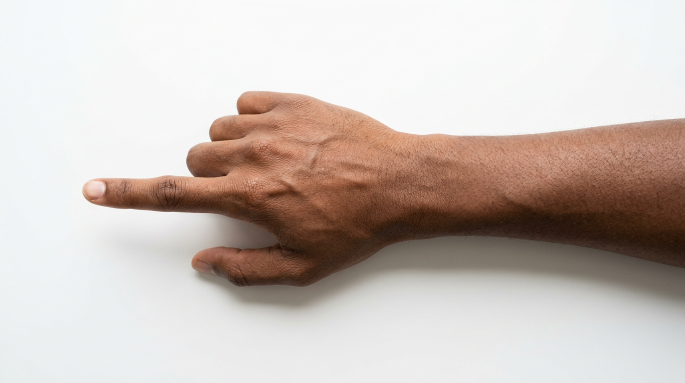
#> input picture tools/hands_src/point2.png, 685 x 383 px, given as the content of the folder fr, which was not available
$ python track_gen.py 5
#> lines starting #> are read from the running program, lines starting #| are printed output that depends on the picture; after the words box and inside, x2 and y2 are one past the last pixel; in counts of white or black regions, pixels touching at a corner belong together
#> further down, im is the input picture: shape (383, 685, 3); mean B, G, R 186.8, 193, 204.1
"""Camera/shirt tracking for blank-shirt videos (no print to follow).
Usage (in a folder with fr/NNN.png, 720x1280):  python3 track_gen.py [REF_FRAME]
Sequential SIFT + ECC between neighbouring frames (skin/hands masked out), accumulated into
M[k] = homography ref->frame k.  Writes track_raw.json (H per frame, 9 floats, frame k = M[k]) and skins.npy."""
import cv2,numpy as np,glob,json,sys
fs=sorted(glob.glob('fr/*.png'));N=len(fs)
def skin(im):
    ycc=cv2.cvtColor(im,cv2.COLOR_BGR2YCrCb);hsv=cv2.cvtColor(im,cv2.COLOR_BGR2HSV)
#> after `ycc = cv2.cvtColor(im, cv2.COLOR_BGR2YCrCb)`: ycc: shape (383, 685, 3); mean of channels 0, 1, 2 195.6, 134.1, 123.1
#> after `hsv = cv2.cvtColor(im, cv2.COLOR_BGR2HSV)`: hsv: shape (383, 685, 3); mean H, S, V 43.5, 38.4, 205.3
    m=((ycc[...,1]>135)&(ycc[...,1]<185)&(ycc[...,2]>80)&(ycc[...,2]<135)&(hsv[...,1]>35)&(hsv[...,2]>70)).astype(np.uint8)
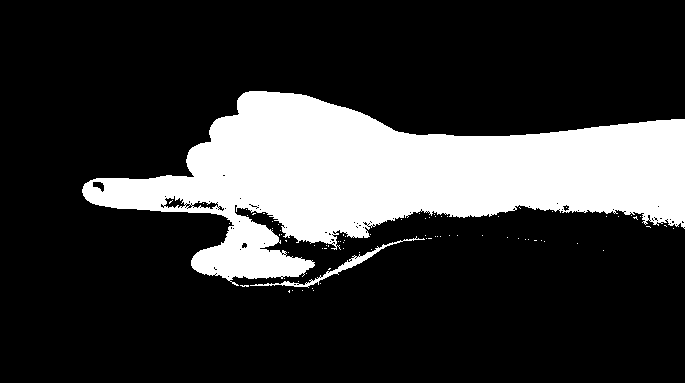
#> m: shape (383, 685); values 0 (black) and 1 (white), 21.5% white; 81 white regions (79 under 20 px), largest, box (x1, y1, x2, y2) and area: (82, 91, 685, 286) 55587, (250, 236, 425, 288) 643
    m=cv2.morphologyEx(m,cv2.MORPH_OPEN,np.ones((3,3),np.uint8));m=cv2.morphologyEx(m,cv2.MORPH_CLOSE,np.ones((9,9),np.uint8))
#> after `m = cv2.morphologyEx(m, cv2.MORPH_OPEN, np.ones((3, 3), np.uint8))`:
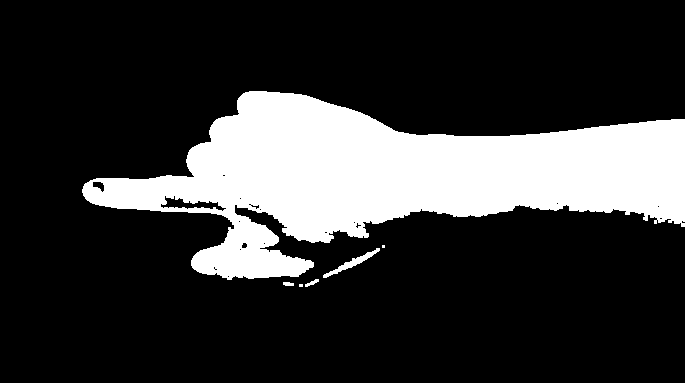
#> m: shape (383, 685); values 0 (black) and 1 (white), 21.1% white; 6 white regions (2 under 20 px), largest, box (x1, y1, x2, y2) and area: (82, 91, 685, 280) 55021, (323, 248, 380, 278) 319, (305, 279, 319, 287) 49, (283, 282, 294, 286) 38
#> after `m = cv2.morphologyEx(m, cv2.MORPH_CLOSE, np.ones((9, 9), np.uint8))`:
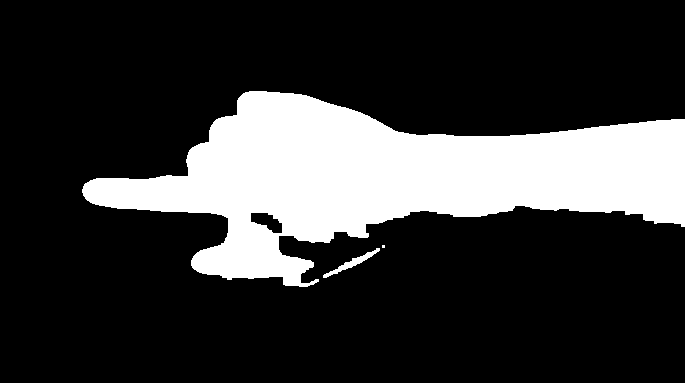
#> m: shape (383, 685); values 0 (black) and 1 (white), 21.6% white; 3 white regions (1 under 20 px), largest, box (x1, y1, x2, y2) and area: (82, 91, 685, 287) 56310, (323, 248, 380, 278) 320
    return m
clahe=cv2.createCLAHE(8,(8,8))
G=[];SK=[]
for f in fs:
    im=cv2.imread(f);G.append(clahe.apply(cv2.cvtColor(im,cv2.COLOR_BGR2GRAY)));SK.append(skin(im))
sift=cv2.SIFT_create(4000,contrastThreshold=.008)
bf=cv2.BFMatcher()
def feats(k):
#> called with k = 0
    m=(cv2.dilate(SK[k],np.ones((41,41),np.uint8))==0).astype(np.uint8)*255
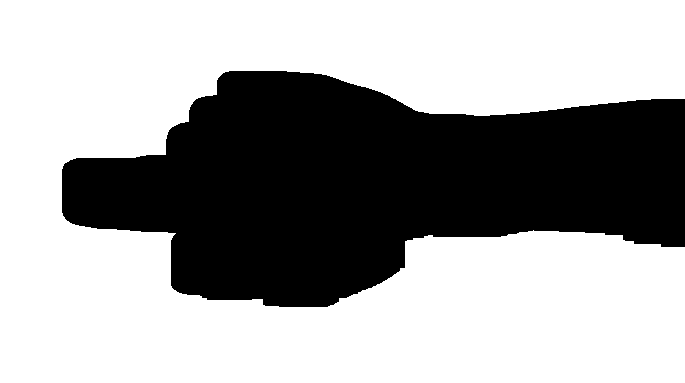
#> m: shape (383, 685); 64.4% white; 1 black region, box (x1, y1, x2, y2) and area: (62, 71, 685, 307) 93490
    return sift.detectAndCompute(G[k],m)
KP=[feats(k) for k in range(N)]
#> KP = 1 item
Ms=[np.eye(3)]
bad=0
for k in range(1,N):
    kp1,d1=KP[k];kp0,d0=KP[k-1]
    Hk=None
    if d1 is not None and d0 is not None and len(kp1)>8 and len(kp0)>8:
        mt=bf.knnMatch(d1,d0,k=2);good=[m for m,n in (x for x in mt if len(x)==2) if m.distance<.78*n.distance]
        if len(good)>=8:
            a=np.float32([kp1[m.queryIdx].pt for m in good]);b=np.float32([kp0[m.trainIdx].pt for m in good])
            Hk,inl=cv2.findHomography(a,b,cv2.RANSAC,2.5)
            if Hk is not None and inl.sum()<8:Hk=None
    if Hk is None:Hk=np.eye(3);bad+=1
    # ECC refine (template = frame k, input = frame k-1: warp maps k -> k-1)
    msk=((cv2.dilate(SK[k],np.ones((31,31),np.uint8))==0)&(cv2.dilate(SK[k-1],np.ones((31,31),np.uint8))==0)).astype(np.uint8)
    W=Hk.astype(np.float32)
    try:
        _,W=cv2.findTransformECC(cv2.GaussianBlur(G[k],(0,0),1.5),cv2.GaussianBlur(G[k-1],(0,0),1.5),W,cv2.MOTION_HOMOGRAPHY,(cv2.TERM_CRITERIA_EPS|cv2.TERM_CRITERIA_COUNT,60,1e-6),msk,5)
    except cv2.error:pass
    Ms.append(np.linalg.inv(W.astype(np.float64))@Ms[-1]);Ms[-1]/=Ms[-1][2,2]
#> after the loop, Ms = [[[1, 0, 0], [0, 1, 0], [0, 0, 1]]]; bad = 0
print('frames',N,'sift fallbacks',bad)
#| frames 1 sift fallbacks 0
ref=int(sys.argv[1]) if len(sys.argv)>1 else 0
#> (the run stopped early here; a loop or call above may not have finished)
